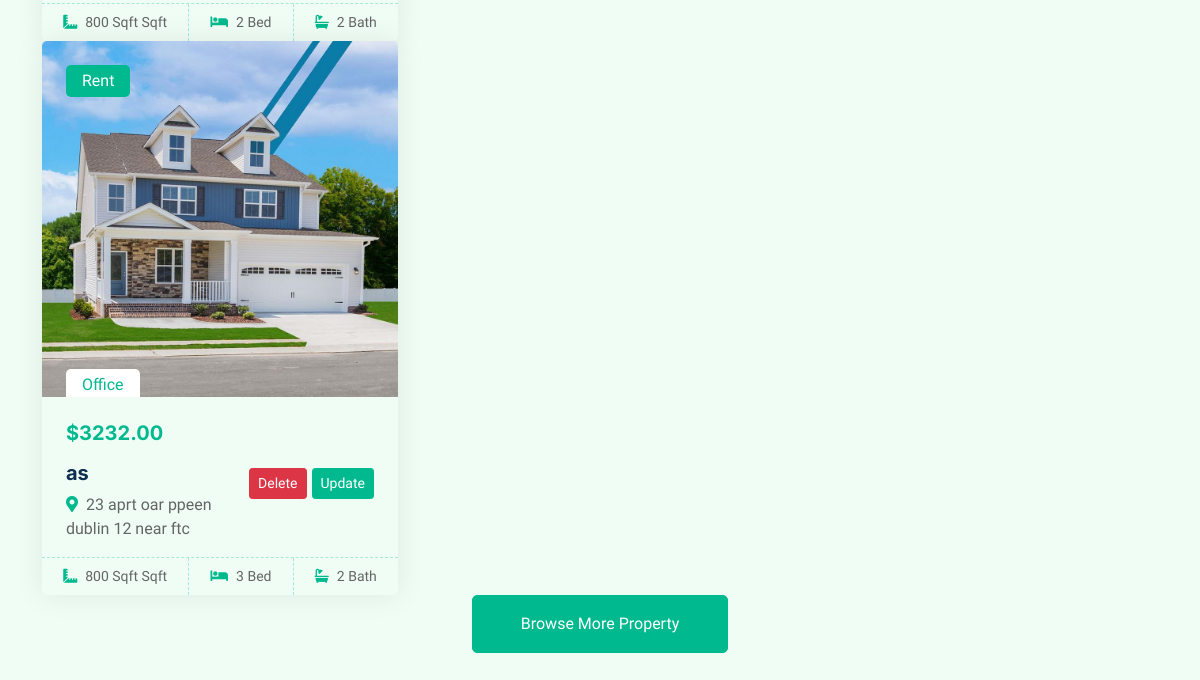
Before: /mylisting (signed in, lower part) with the older database file.
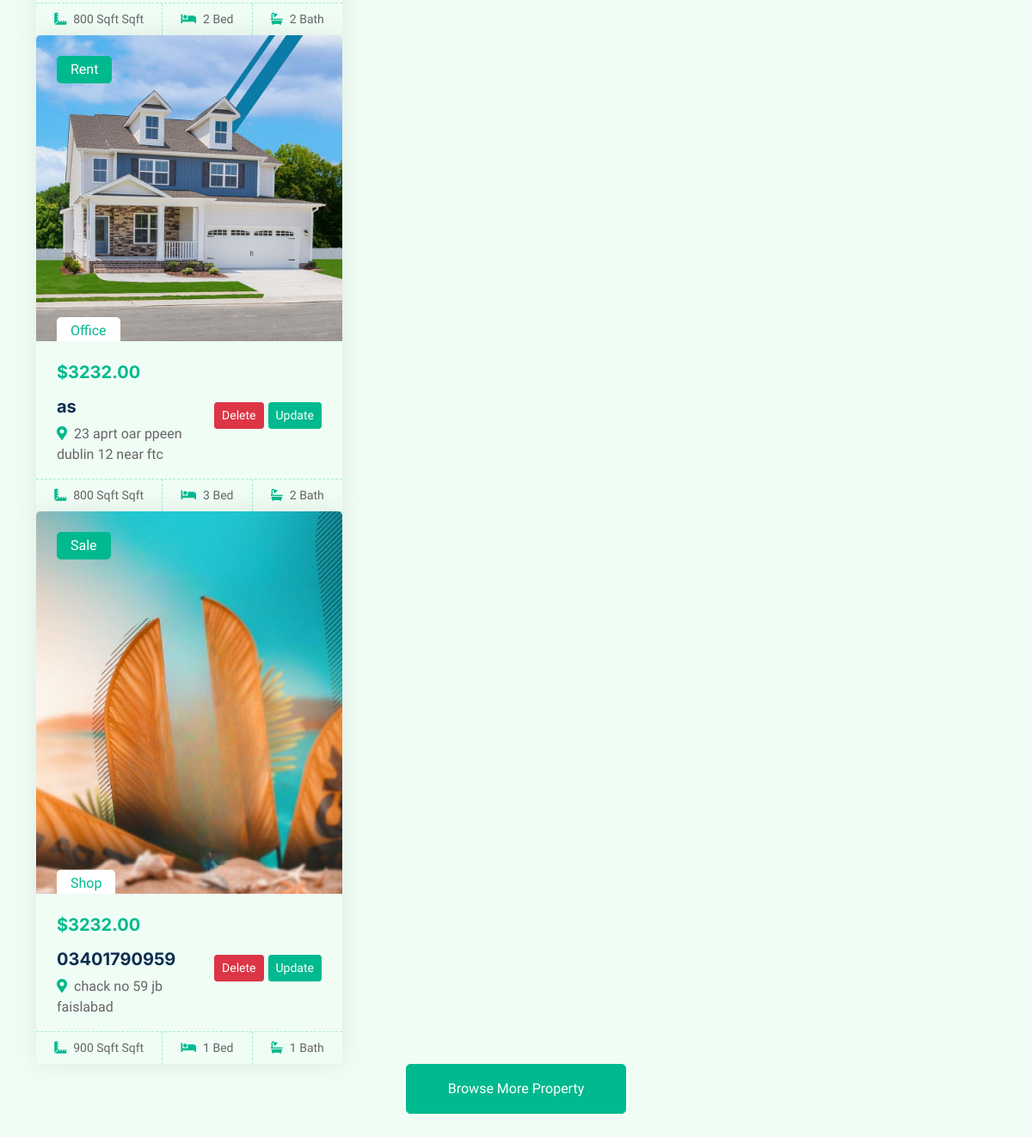
After: the same page with the newer database file.
### property/models.py (models this page shows)
class Property(models.Model):
    user = models.ForeignKey(User, on_delete=models.CASCADE,default=1)
    name = models.CharField(max_length=255)
    email = models.CharField(max_length=255)
    phone_no = models.CharField(max_length=16)
    price = models.DecimalField(max_digits=20, decimal_places=2)
    listing_type = models.CharField(max_length=50)
    area_in_sqft = models.CharField(max_length=50)
    no_of_rooms = models.IntegerField()
    no_of_bathrooms = models.IntegerField()
    property_type = models.CharField(max_length=100)
    home_address = models.TextField()
    city = models.CharField(max_length=100)
    image = models.ImageField(upload_to='property/')  # Specifies directory within MEDIA_ROOT
    def __str__(self):
        return self.name

### property/views.py (the view)
# urls.py: path("mylisting", views.my_listing, name='mylisting'),
def my_listing(request):
    properties = Property.objects.filter(user=request.user)
    print('my_listings', properties)
    return render(request, 'mylisting.html', {'propertys': properties})

### templates/mylisting.html (shortened to what this page needs)
{% extends 'base.html' %}
{% block body %}
<div class="container-xxl py-5">
    <div class="container">
        <div class="tab-content">
            <div id="tab-1" class="tab-pane fade show p-0 active">
                {% if propertys %}
                {% for property in propertys %}
                <div class="row g-4">
                    <div class="col-lg-4 col-md-6 wow fadeInUp" data-wow-delay="0.1s">
                        <div class="property-item rounded overflow-hidden">
                            <div class="position-relative overflow-hidden">
                                {% if property.image %}
                                <a href=""><img class="img-fluid" src="{{property.image.url}}"
                                        alt="{{property.name}}"></a>
                                {% endif %}
                                <div
                                    class="bg-primary rounded text-white position-absolute start-0 top-0 m-4 py-1 px-3">
                                    {{property.listing_type}}</div>
                                <div
                                    class="bg-white rounded-top text-primary position-absolute start-0 bottom-0 mx-4 pt-1 px-3">
                                    {{property.property_type}}</div>
                            </div>
                            <div class="p-4 pb-0 position-relative">
                                <div class="d-flex justify-content-between align-items-center">
                                    <div>
                                        <h5 class="text-primary mb-3">${{ property.price }}</h5>
                                        <a class="d-block h5 mb-2" href="">{{ property.name }}</a>
                                        <p><i class="fa fa-map-marker-alt text-primary me-2"></i>{{ property.home_address }}</p>
                                    </div>
                                    {% if property.user == request.user %}
                                    <a href="{% url 'delete_property-1' property.name %}" style="margin-top: -10px;"
                                        class="btn btn-danger btn-sm">Delete</a>
                                    <a href="{% url 'update_property-1' property.name %}"
                                        style="margin-top: -10px; margin-left: 5px;"
                                        class="btn btn-primary btn-sm">Update</a>
                                    {% endif %}
                                </div>
                            </div>
                            <div class="d-flex border-top">
                                <small class="flex-fill text-center border-end py-2"><i
                                        class="fa fa-ruler-combined text-primary me-2"></i>{{property.area_in_sqft}}
                                    Sqft</small>
                                <small class="flex-fill text-center border-end py-2"><i
                                        class="fa fa-bed text-primary me-2"></i>{{property.no_of_rooms}} Bed</small>
                                <small class="flex-fill text-center py-2"><i
                                        class="fa fa-bath text-primary me-2"></i>{{property.no_of_bathrooms}}
                                    Bath</small>
                            </div>
                        </div>
                    </div>
                </div>
                {% endfor %}
                {% else %}
                <p>You have no property listed.</p>
                {% endif %}
                <div class="col-12 text-center">
                    <a class="btn btn-primary py-3 px-5" href="">Browse More Property</a>
                </div>
            </div>
        </div>
    </div>
</div>
{% endblock body %}

Changed rows visible on the page:
added Property: image (picture), listing_type "Sale", property_type "Shop", price "3232.00", name "03401790959", home_address "chack no 59 jb faislabad", shows "Delete", area_in_sqft "900 Sqft", no_of_rooms "1", no_of_bathrooms "1"
